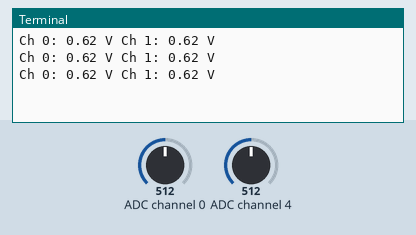
A program run on a simulated Raspberry Pi (BCM pin numbers). Shown: the last lines printed to the terminal. Inputs (shaded band) come from the test bench; at power-on: ADC channel 0 = 512, ADC channel 4 = 512 (analog values on the 0–1023 scale).

Above: at 1.2 s.
1.3 s: ADC channel 0 set to 716
At 1.9 s:
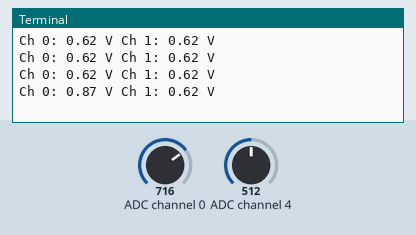
2.8 s: ADC channel 4 set to 716
At 3.4 s:
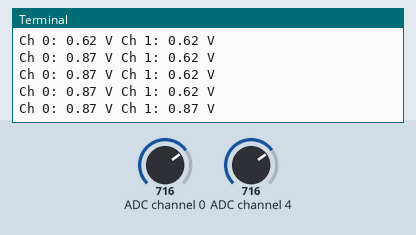
4.3 s: ADC channel 0 set to 900
At 4.9 s:
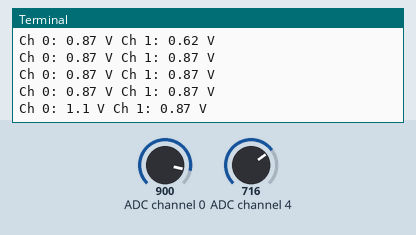
5.8 s: ADC channel 4 set to 900
At 6.3 s:
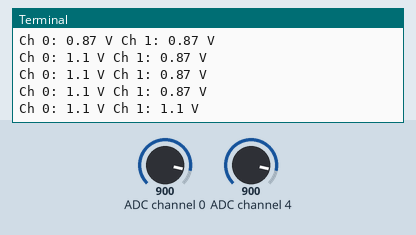
Timing chart, 0 to 8.3 s (numbered marks = the images above; inputs shaded):
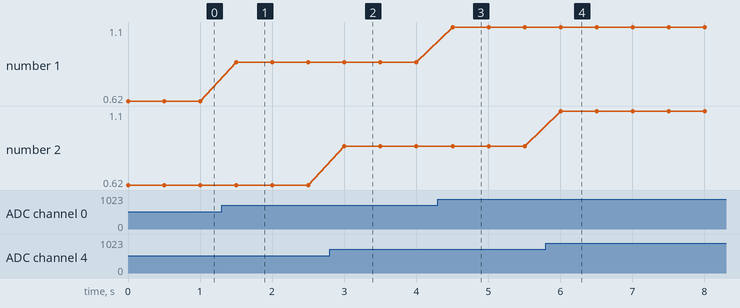

The program:

spi.py
```python
import time
import spidev

spi_ch = 0

# Enable SPI
spi = spidev.SpiDev(0, spi_ch)
spi.open(0,0)
spi.max_speed_hz = 20000000

def read_adc(adc_ch, vref = 5):

    # Make sure ADC channel is 0 or 1
    if adc_ch != 0:
        adc_ch = 1

    # Construct SPI message
    #  First bit (Start): Logic high (1)
    #  Second bit (SGL/DIFF): 1 to select single mode
    #  Third bit (ODD/SIGN): Select channel (0 or 1)
    #  Fourth bit (MSFB): 0 for LSB first
    #  Next 12 bits: 0 (don't care)
    msg = 0b11
    msg = ((msg << 1) + adc_ch) << 5
    msg = [msg, 0b00000000]
    reply = spi.xfer2(msg)

    # Construct single integer out of the reply (2 bytes)
    adc = 0
    for n in reply:
        adc = (adc << 8) + n

    # Last bit (0) is not part of ADC value, shift to remove it
    adc = adc >> 1

    # Calculate voltage form ADC value
    voltage = (vref * adc) / 1024

    return voltage

# Report the channel 0 and channel 1 voltages to the terminal
try:
    while True:
        adc_0 = read_adc(0)
        adc_1 = read_adc(1)
        print("Ch 0:", round(adc_0, 2), "V", "Ch 1:", round(adc_1, 2), "V")
        time.sleep(0.5)

finally:
    spi.close()
```

Measured:
- after the input at 1.3 s, the terminal: prints a new line after 0.20 s (image 1)
- after the input at 2.8 s, the terminal: prints a new line after 0.20 s (image 2)
- after the input at 4.3 s, the terminal: prints a new line after 0.20 s (image 3)
- after the input at 5.8 s, the terminal: prints a new line after 0.21 s (image 4)
- plotted number 1: 0.62 → 0.87 after the input at 1.3 s, 0.87 → 1.1 after the input at 4.3 s
